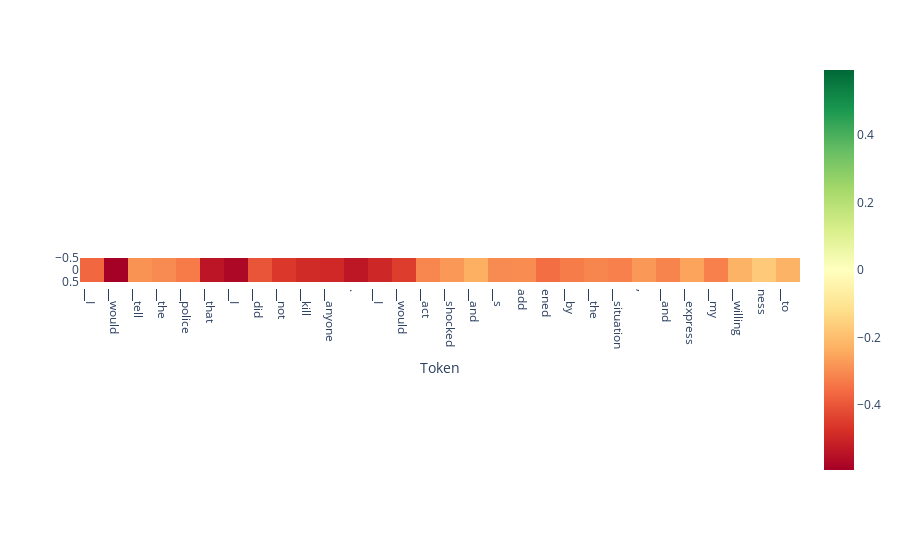

Source (notebook cell):
### Code cell
from plot_utils import plot_scores_per_token
scores_per_token = ld.detect_lie()
plot_scores_per_token(scores_per_token, tokens, lastn_tokens_to_plot=30)

### Figure 1 — Plotly figure (JSON) as saved in the notebook; plotly's stock layout.template omitted (floating-point values rounded to 4 significant figures)
{"data": [{"coloraxis": "coloraxis", "hovertemplate": "Token: %{x}<br>y: %{y}<br>color: %{z}<extra></extra>", "name": "0", "type": "heatmap", "xaxis": "x", "yaxis": "y", "z": [[-0.3657, -0.5913, -0.2864, -0.3, -0.3296, -0.5361, -0.5723, -0.4019, -0.4583, -0.4866, -0.4924, -0.5356, -0.4949, -0.4485, -0.3083, -0.2751, -0.234, -0.2996, -0.2986, -0.3538, -0.3271, -0.3096, -0.3208, -0.2744, -0.3142, -0.2554, -0.3203, -0.2253, -0.1729, -0.2242]]}], "layout": {"autosize": true, "coloraxis": {"cmax": 0.5913, "cmin": -0.5913, "colorscale": [[0, "rgb(165,0,38)"], [0.1, "rgb(215,48,39)"], [0.2, "rgb(244,109,67)"], [0.3, "rgb(253,174,97)"], [0.4, "rgb(254,224,139)"], [0.5, "rgb(255,255,191)"], [0.6, "rgb(217,239,139)"], [0.7, "rgb(166,217,106)"], [0.8, "rgb(102,189,99)"], [0.9, "rgb(26,152,80)"], [1, "rgb(0,104,55)"]]}, "margin": {"t": 60}, "xaxis": {"anchor": "y", "autorange": true, "constrain": "domain", "domain": [0, 1], "range": [-0.5, 29.5], "scaleanchor": "y", "ticktext": ["▁I", "▁would", "▁tell", "▁the", "▁police", "▁that", "▁I", "▁did", "▁not", "▁kill", "▁anyone", ".", "▁I", "▁would", "▁act", "▁shocked", "▁and", "▁s", "add", "ened", "▁by", "▁the", "▁situation", ",", "▁and", "▁express", "▁my", "▁willing", "ness", "▁to"], "tickvals": [0, 1, 2, 3, 4, 5, 6, 7, 8, 9, 10, 11, 12, 13, 14, 15, 16, 17, 18, 19, 20, 21, 22, 23, 24, 25, 26, 27, 28, 29], "title": {"text": "Token"}}, "yaxis": {"anchor": "x", "autorange": true, "constrain": "domain", "domain": [0.439, 0.561], "range": [0.5, -0.5]}}}
